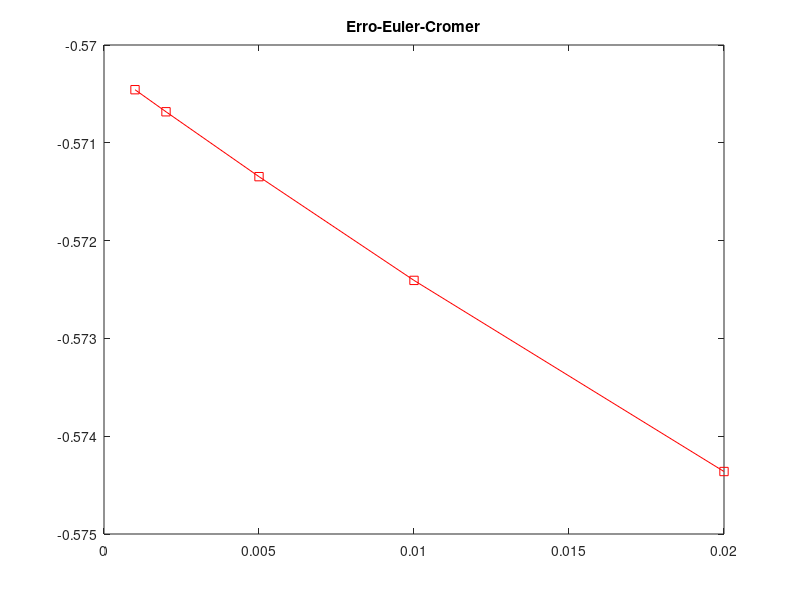

MATLAB code for this plot:
close all
clear all
clc

%Constantes

m = 1;
K= 1;
alpha = 0.1;




ti=0;

tf=10;

x0 = 1;
v0 = 1;
t0 = 0;
tf = 10;





hvals = [0.001, 0.002, 0.005, 0.01, 0.02];


for i=1:length(hvals)
    
    
    h=hvals(i);
    t=ti:h:tf;
    
    N=length(t);
    
    
    x = zeros(N, 1);
    v = zeros(N, 1);
    
    
    x(1) = x0;
    v(1) = v0;
    
    
    for k=1:N-1
       
        
        v(k+1) = v(k) - h * K / m * (x(k) + 2 * alpha * x(k)^3);
        x(k+1) = x(k) + h * v(k+1);
    end
    xf(i) = x(end);
end

%subplot(2,1,1)
plot(hvals, xf, 'rs-')
title('Erro-Euler-Cromer')












